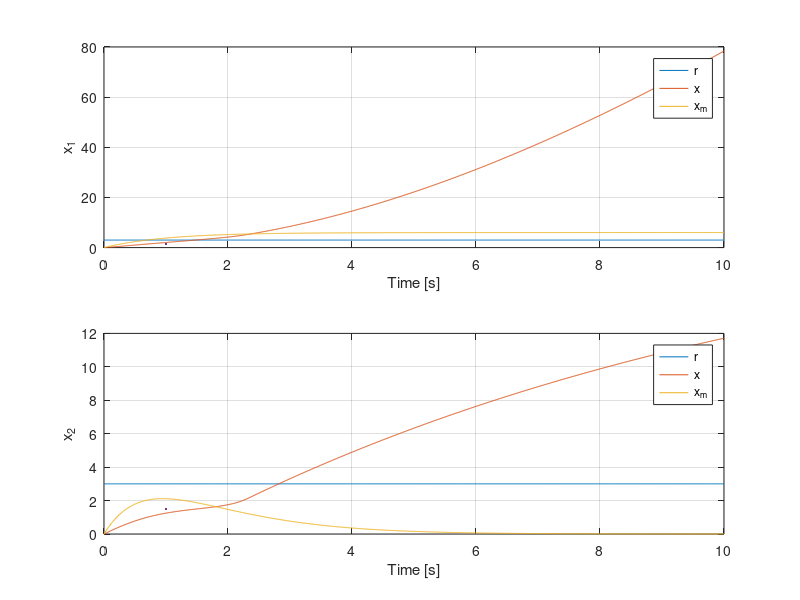

Write the MATLAB code that produced this figure. (Note: this script raises an error after producing the figure.)
%% Tabula Rasa
clear all; clc;

%% Simulation parameters
Ts = 0.01; % Sampling time
Tsim = 10; 

t = 0:Ts:Tsim; % Time vector
num_steps = length(t);   % Number of simulation steps

UPDATE_THRESHOLD = eps; % 1e-3;


%% Reference signal
r_1 = 0.9*sin(t) + 1;
r_2 = 0.9*cos(t) + 1;

r = 3*ones(2, num_steps);
% r(1,:) = r_1;
% r(2,:) = r_2;


%% Reference model
% Internal dynamics
Am = [0 1; 0 -0.1];

% Input dynamics
Bm = [1 0; 0 1];

% Gain matrix
theta_m = [1 1; 1 1]; 

% Initial conditions for model reference
xm = [0; 0];

% Solution to Lyapunov equation
P = [1 0; 0 1];

% Preallocate arrays to store results
xm_history = zeros(2, num_steps);
xm_history(:,1) = xm;

um_history = zeros(2, num_steps);
um_sat_history = zeros(2, num_steps);

em_history = zeros(2, num_steps);
em_history(:,1) = r(:,1) - xm;

%% System definition
% Internal dynamics
% A = [0 1; 0 0]; 
A = Am;

% Input dynamics
% B = [1 0; 0 1];
B = Bm;

% Gain matrix
% theta = [0 0; 0 0];
theta = 0.5.*ones(size(theta_m));
% Learning rate
lambda = 0.01.*[1 0; 0 1];

% Initial state vector
x = [0; 0];

x_history = zeros(2, num_steps);  % State history (2 states)
x_history(:,1) = x;

u_history = zeros(2, num_steps);
u_sat_history = zeros(2, num_steps);

ex_history = zeros(2, num_steps);
ex_history(:,1) = r(:,1)-x;

theta_history = zeros(2, 2, num_steps);
theta_history(:,:,1) = theta;

dtheta_history = zeros(2, 2, num_steps);

%% Simulation
% Sigmoid function
a = 1; 
sigma = @(x) 2.*(1-exp(-a.*x))./(a.*(1+exp(-a.*x)));
dsigma = @(x) diag(4.*exp(-a.*x)./(1+exp(-a.*x)).^2);

% Lyapunov function
alpha = @(x, ex, theta) (Am-A)*x + Bm*sigma(theta_m*ex) - B*sigma(theta*ex);
V_alpha = @(alpha)  alpha'*lambda*alpha;
V_e = @(e) e'*P*e;
V = @(V_e, V_alpha) V_e + V_alpha;

alpha_history = zeros(2, num_steps);
e_history = zeros(2, num_steps);

alpha_history(:,1) = alpha(e_history(:,1),ex_history(:,1), theta_history(:,:,1));
e_history(:,1) = xm-x;


V_e_history = zeros(1, num_steps);
V_alpha_history = zeros(1, num_steps);
V_history = zeros(1, num_steps);

V_e_history(1,1) = V_e(e_history(:,1));
V_alpha_history(1,1) = V_alpha(alpha_history(:,1));
V_history(1,1) = V_e_history(1,1) + V_alpha_history(1,1);

% Lyapunov time derivative
lyapunov_gamma_term = @(e, em, ex, theta) 2*e'*P*Bm*(sigma(theta_m*em) - sigma(theta*ex));
dalpha = @(dx, ex, dex, theta, dtheta) (Am-A)*dx + Bm*dsigma(theta_m*ex)*theta_m*dex - B*dsigma(theta*ex)*(dtheta*ex + theta*dex);
dV = @(e, lyapunov_gamma_term, alpha, dalpha) e'*(Am'*P+P*Am)*e + lyapunov_gamma_term + 2*alpha'*(P*e+inv(lambda)*dalpha);
%dV = @(e, lyapunov_gamma_term, alpha, dalpha) e'*Am'*P*e + lyapunov_gamma_term + 2*alpha'*(P*e+inv(lambda)*dalpha);

gamma_history = zeros(1, num_steps);

for i = 2:length(t)
    %% Reference model
    % Compute control inputs (you will replace this with your adaptive control law)
    em = r(:,i)-xm;
    um = theta_m * em;
    um_sat = sigma(um);
    
    % Update state using Euler's method
    xm_dot = Am * xm + Bm * um;
    xm = xm + xm_dot * Ts;
    
    % Save values
    xm_history(:, i) = xm;
    um_history(:,i) = um;
    um_sat_history(:,i) = um_sat;
    
    %% System
    ex = r(:,i)-x;
    u = theta * ex;
    u_sat = sigma(u);
    
    % Update state using Euler's method
    x_dot = A * x + B * u_sat;
    x = x + x_dot * Ts;

    ex_history(:,i) = ex;

    dex = (ex_history(:,i-1) - ex_history(:,i))./Ts;
    
    % Save values
    x_history(:, i) = x;
    u_history(:,i) = u;
    u_sat_history(:,i) = u_sat;

    %% Error
    e = xm - x;
    e_history(:,i) = e;
    de = (e_history(:,i-1) - e_history(:,i))./Ts;
    

    %% Weight Update
    if abs(norm(e))<UPDATE_THRESHOLD
        dtheta = 0;
    else
        SIGMA_plus = pinv(B*dsigma(theta*ex));
        xsi = lambda*P*e + (Am-A)*x_dot + Bm*dsigma(theta_m*ex)*theta_m*dex - B*dsigma(theta*ex)*theta*dex;
        ex_plus = pinv(ex);

        dtheta = SIGMA_plus*xsi*ex_plus;
    end
    
    theta = theta + dtheta * Ts;
    
    theta_history(:,:,i) = theta;
    dtheta_history(:,:,i) = dtheta;
    
    %% Lyapunov Function
    V_e_history(:,i) = V_e(e);

    alpha_history(:,i) = alpha(x, ex, theta);
    V_alpha_history(:,i) = V_alpha(alpha_history(:,i));
    V_history(:,i) = V(V_e_history(:,i), V_alpha_history(:,i));
    
    gamma_history(:,i) = lyapunov_gamma_term(e, em, ex, theta);
    dalpha_history(:,i) = dalpha(x_dot, ex, dex, theta, dtheta);

    j = 0;
    dV_history(:,i) = dV(e, gamma_history(:,i), alpha_history(:,i), dalpha_history(:,i));

end

%% Plot states
fig1 = figure(1);
subplot(2,1,1);
plot(t, r(1,:), ...
    t, x_history(1, :),...
    t, xm_history(1, :), ...
    LineWidth=1.5);
xlabel('Time [s]');
ylabel('x_1');
legend('r', 'x', 'x_m');
grid on;

subplot(2,1,2);
plot(t, r(2,:), ...
    t, x_history(2, :), ...
    t, xm_history(2,:), ...
    LineWidth=1.5);
xlabel('Time [s]');
ylabel('x_2');
grid on;
legend('r', 'x', 'x_m');
grid on;

sgtitle('System Response');


%% Plot theta
fig2 = figure(2);
subplot(2,2,1)
plot(t, theta_m(1,1) * ones(size(t)), ...
    t, squeeze(theta_history(1, 1, :)), ...
    LineWidth=1.5);
grid on;
title('$\theta_{1,1}$', Interpreter='latex');
legend('\theta_m', '\theta');

subplot(2,2,2)
plot(t, theta_m(1,2) * ones(size(t)), ...
    t, squeeze(theta_history(1, 2, :)), ...
    LineWidth=1.5);
grid on;
title('$\theta_{1,2}$', Interpreter='latex');
legend('\theta_m', '\theta');

subplot(2,2,3)
plot(t, theta_m(2,1) * ones(size(t)), ...
    t, squeeze(theta_history(2, 1, :)), ...
    LineWidth=1.5);
grid on;
title('$\theta_{2,1}$', Interpreter='latex');
legend('\theta_m', '\theta');

subplot(2,2,4)
plot(t, theta_m(2,2) * ones(size(t)), ...
    t, squeeze(theta_history(2, 2, :)), ...
    LineWidth=1.5);
grid on;
title('$\theta_{2,2}$', Interpreter='latex');
legend('\theta_m', '\theta');

sgtitle('Convergence of \theta');


%% Plot Lyapunov function
fig3 = figure(3);
subplot(2,1,1)
plot(t(2:end), V_history(2:end), ...
    t(2:end), V_alpha_history(2:end), ...
    t(2:end), V_e_history(2:end), ...
    LineWidth=1.5);
grid on;
legend('V(e,\alpha)', 'e', '\alpha');
title('Lyapunov function');

subplot(2,1,2)
dV_term1 = sum((e_history' * P) .* e_history', 2)';

plot(t(2:end), dV_history(2:end), ...
    t(2:end), gamma_history(2:end), ...
    t(2:end), dV_term1(2:end), ...
    LineWidth=1.5);
grid on;
legend('dV(e,\alpha)', '2e^TP\gamma', 'dV term1');
title('Derivative of the Lyapunov Function');

%% Plot santiy check
fig4 = figure(4);
subplot(2,1,1)
sanity_11 = P*e_history;
sanity_21 = inv(lambda)*dalpha_history;
sanity_3 = sanity_11+sanity_21;

plot(t, sanity_11(1,:), ...
    t, sanity_21(1,:), ...
    t, sanity_3(1,:), ...
    LineWidth=1.5);
grid on;
legend('Pe', '\Lambda d\alpha ', 'Difference');
title('Sanity check Dimension 1');

subplot(2,1,2)
plot(t, sanity_11(2,:), ...
    t, sanity_21(2,:), ...
    t, sanity_3(2,:), ...
    LineWidth=1.5);
grid on;
legend('Pe', '\Lambda d\alpha ', 'Difference');
title('Sanity check Dimension 2');